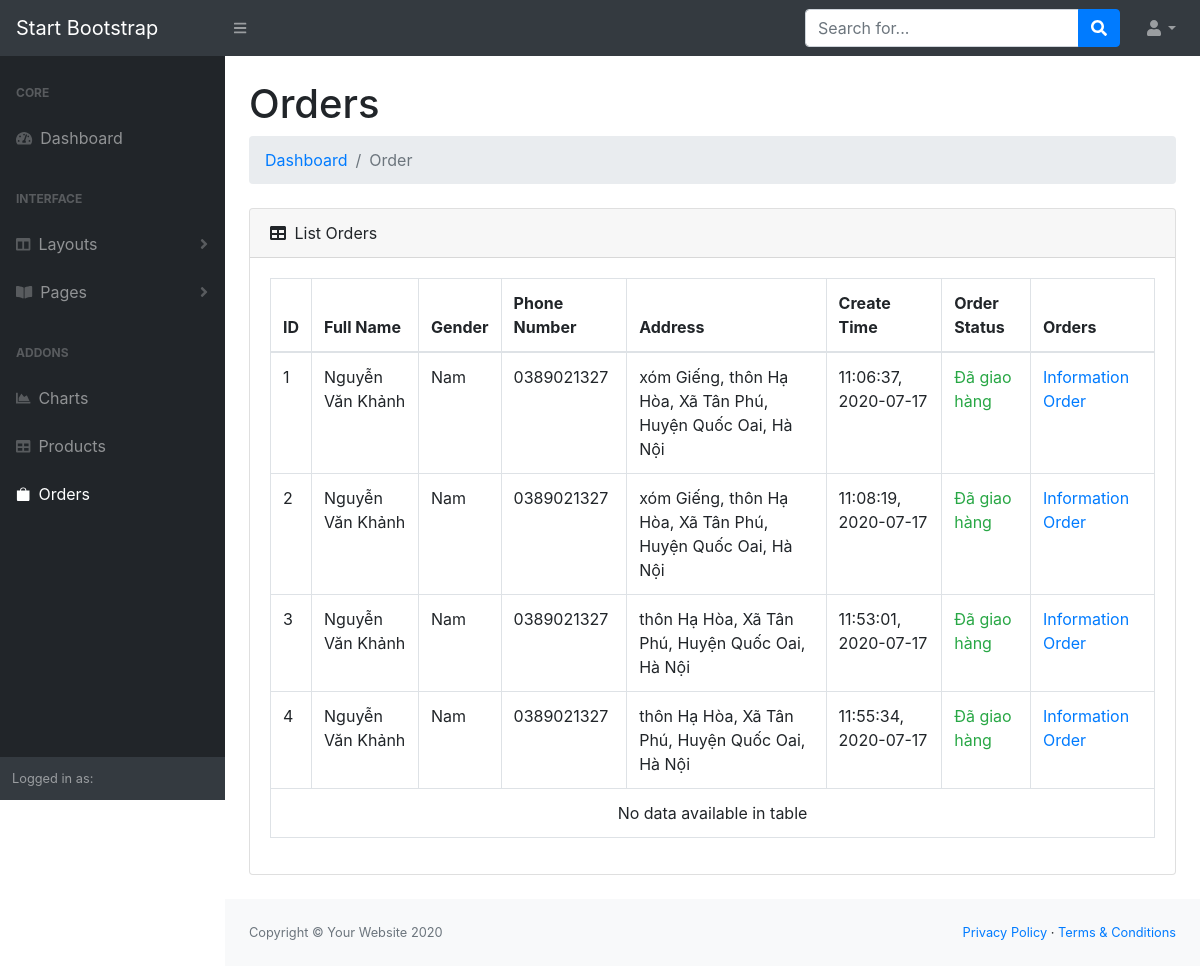
The page /login/admin/dist/orders.php on the database as committed earlier.
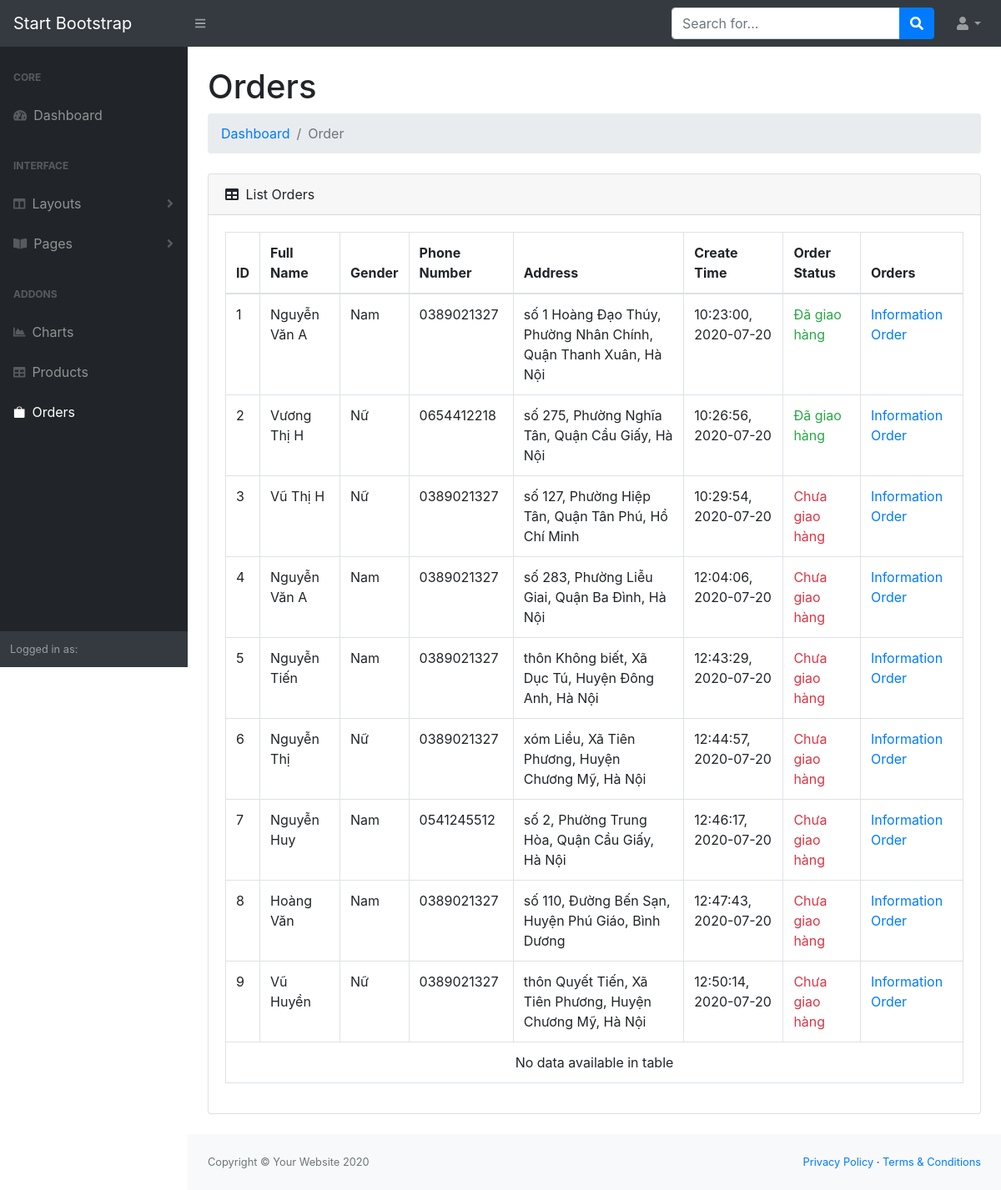
The same page on the database as committed later.
### tables this page shows
CREATE TABLE `customer` (
  `CustomID` int(11) NOT NULL,
  `FullName` varchar(225) DEFAULT NULL,
  `Gender` varchar(10) DEFAULT NULL,
  `PhoneNumber` int(11) DEFAULT NULL,
  `Email` varchar(50) DEFAULT NULL,
  `Address` varchar(225) DEFAULT NULL,
  `NoteCart` varchar(225) NOT NULL,
  `TotalPay` int(11) NOT NULL,
  `CreateTime` varchar(225) NOT NULL,
  `Status` tinyint(1) NOT NULL
);

### libs/function.php (called while the page is built, shortened)
<?php
	global $conn;
	function info_orders(){
		global $conn;
		$sql = "SELECT * FROM customer";
		$query = mysqli_query($conn, $sql);
		$result = array();
		if($query) {
			while($row = mysqli_fetch_assoc($query)){
				$result[] = $row;
			}
		}
		return $result;
	}
?>

### login/admin/dist/orders.php (the view, shortened to what the changed rows need)
<?php
    require'../../../libs/function.php';
    $orders = info_orders();
?>
<!DOCTYPE html>
<html lang="en">
    <head>
        <link href="css/styles.css" rel="stylesheet" />
        <link href="https://cdn.datatables.net/1.10.20/css/dataTables.bootstrap4.min.css" rel="stylesheet" />
    </head>
    <body class="sb-nav-fixed">
        <div id="layoutSidenav">
            <div id="layoutSidenav_content">
                <main>
                    <div class="container-fluid">
                        <h1 class="mt-4">Orders</h1>
                        <div class="card mb-4">
                            <div class="card-body">
                                <div class="table-responsive">
                                    <table class="table table-bordered" width="100%" cellspacing="0">
                                        <thead>
                                            <tr>
                                                <th>ID</th>
                                                <th>Full Name</th>
                                                <th>Gender</th>
                                                <th>Phone Number</th>
                                                <th>Address </th>
                                                <th>Create Time </th>
                                                <th>Order Status</th>
                                                <th>Orders</th>
                                            </tr>
                                        </thead>
                                        <tbody>
                                            <tr class="data-notnull">
                                                <?php
                                                    foreach ($orders as $data) {?>
                                                <td class="CustomID"><?php echo $data['CustomID']; ?></td>
                                                <td><?php echo $data['FullName']; ?></td>
                                                <td><?php echo $data['Gender']; ?></td>
                                                <td>0<?php echo $data['PhoneNumber']; ?></td>
                                                <td><?php echo $data['Address'] ?></td>
                                                <td><?php echo $data['CreateTime']; ?></td>
                                                <td><?php if($data['Status']==0){ echo "<div class='text-danger'>Chưa giao hàng</div>";}else echo "<div class='text-success'>Đã giao hàng</div>"; ?></td>
                                                <td><a href="info_orders.php?id=<?php echo $data['CustomID']; ?>">Information Order</a></td>
                                            </tr>
                                                <?php } ?>
                                            <tr>
                                                <td valign="top" colspan="10" class="dataTables_empty" style="text-align: center;">No data available in table</td>
                                            </tr>
                                        </tbody>
                                    </table>
                                </div>
                            </div>
                        </div>
                    </div>
                </main>
            </div>
        </div>
    </body>
</html>

Rows that differ between the two databases and show on the page:
changed customer id 1: FullName "Nguyễn Văn Khảnh" → "Nguyễn Văn A"; Address "xóm Giếng, thôn Hạ Hòa, Xã Tân Phú, Huyện Quốc Oai, Hà Nội" → "số 1 Hoàng Đạo Thúy, Phường Nhân Chính, Quận Thanh Xuân, Hà Nội"; CreateTime "11:06:37, 2020-07-17" → "10:23:00, 2020-07-20"
changed customer id 2: FullName "Nguyễn Văn Khảnh" → "Vương Thị H"; Gender "Nam" → "Nữ"; PhoneNumber "389021327" → "654412218"; Address "xóm Giếng, thôn Hạ Hòa, Xã Tân Phú, Huyện Quốc Oai, Hà Nội" → "số 275, Phường Nghĩa Tân, Quận Cầu Giấy, Hà Nội"; CreateTime "11:08:19, 2020-07-17" → "10:26:56, 2020-07-20"
changed customer id 3: FullName "Nguyễn Văn Khảnh" → "Vũ Thị H"; Gender "Nam" → "Nữ"; Address "thôn Hạ Hòa, Xã Tân Phú, Huyện Quốc Oai, Hà Nội" → "số 127, Phường Hiệp Tân, Quận Tân Phú, Hồ Chí Minh"; CreateTime "11:53:01, 2020-07-17" → "10:29:54, 2020-07-20"; Status "Đã giao hàng" → "Chưa giao hàng"
changed customer id 4: FullName "Nguyễn Văn Khảnh" → "Nguyễn Văn A"; Address "thôn Hạ Hòa, Xã Tân Phú, Huyện Quốc Oai, Hà Nội" → "số 283, Phường Liễu Giai, Quận Ba Đình, Hà Nội"; CreateTime "11:55:34, 2020-07-17" → "12:04:06, 2020-07-20"; Status "Đã giao hàng" → "Chưa giao hàng"
added customer: CustomID "5", FullName "Nguyễn Tiến", Gender "Nam", PhoneNumber "389021327", Address "thôn Không biết, Xã Dục Tú, Huyện Đông Anh, Hà Nội", CreateTime "12:43:29, 2020-07-20", Status "Chưa giao hàng"
added customer: CustomID "6", FullName "Nguyễn Thị", Gender "Nữ", PhoneNumber "389021327", Address "xóm Liều, Xã Tiên Phương, Huyện Chương Mỹ, Hà Nội", CreateTime "12:44:57, 2020-07-20", Status "Chưa giao hàng"
added customer: CustomID "7", FullName "Nguyễn Huy", Gender "Nam", PhoneNumber "541245512", Address "số 2, Phường Trung Hòa, Quận Cầu Giấy, Hà Nội", CreateTime "12:46:17, 2020-07-20", Status "Chưa giao hàng"
added customer: CustomID "8", FullName "Hoàng Văn", Gender "Nam", PhoneNumber "389021327", Address "số 110, Đường Bến Sạn, Huyện Phú Giáo, Bình Dương", CreateTime "12:47:43, 2020-07-20", Status "Chưa giao hàng"
added customer: CustomID "9", FullName "Vũ Huyền", Gender "Nữ", PhoneNumber "389021327", Address "thôn Quyết Tiến, Xã Tiên Phương, Huyện Chương Mỹ, Hà Nội", CreateTime "12:50:14, 2020-07-20", Status "Chưa giao hàng"
